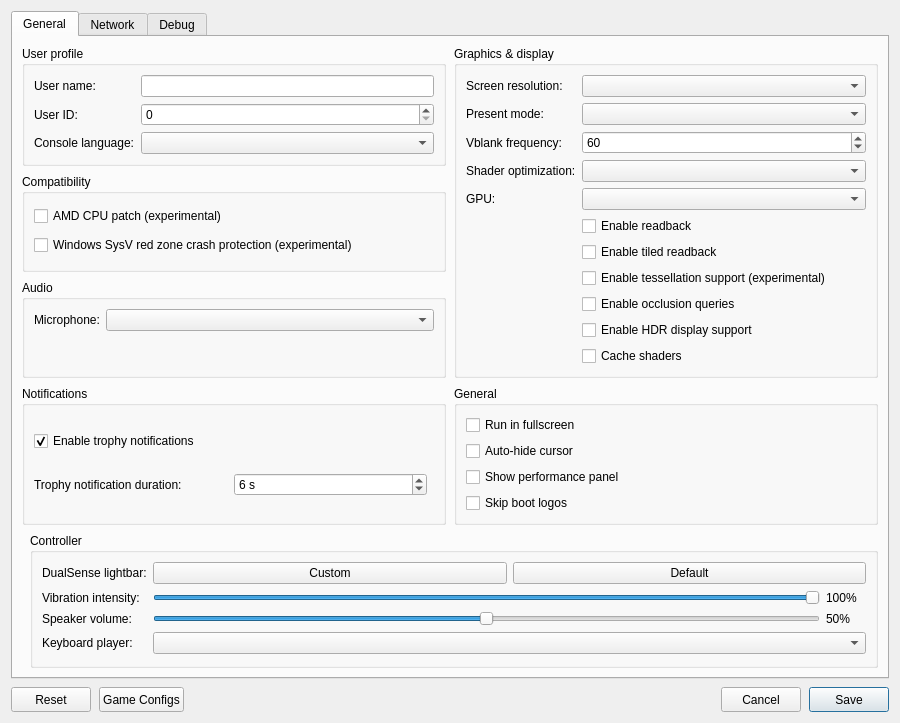
<?xml version="1.0" encoding="UTF-8"?>
<ui version="4.0">
 <class>ConfigurationEditDialog</class>
 <widget class="QDialog" name="ConfigurationEditDialog">
  <property name="geometry">
   <rect>
    <x>0</x>
    <y>0</y>
    <width>900</width>
    <height>620</height>
   </rect>
  </property>
  <property name="windowTitle">
   <string>Settings</string>
  </property>
  <property name="locale">
   <locale language="English" country="UnitedStates"/>
  </property>
  <layout class="QVBoxLayout" name="dialogLayout">
   <property name="spacing"><number>8</number></property>
   <item>
    <widget class="QTabWidget" name="settings_tabs">
     <property name="currentIndex"><number>0</number></property>
     <widget class="QWidget" name="settings_tab">
      <attribute name="title"><string>General</string></attribute>
      <layout class="QGridLayout" name="gridLayout">
       <property name="horizontalSpacing">
        <number>8</number>
       </property>
       <property name="verticalSpacing">
        <number>8</number>
       </property>
       <item row="0" column="0" colspan="2">
        <layout class="QGridLayout" name="sectionsLayout" columnstretch="1,1">
         <property name="horizontalSpacing">
          <number>8</number>
         </property>
         <property name="verticalSpacing">
          <number>8</number>
         </property>
         <item row="0" column="0">
          <widget class="QGroupBox" name="user_profile_group">
           <property name="title">
            <string>User profile</string>
           </property>
           <layout class="QFormLayout" name="userProfileLayout">
            <property name="fieldGrowthPolicy">
             <enum>QFormLayout::AllNonFixedFieldsGrow</enum>
            </property>
            <item row="0" column="0">
             <widget class="QLabel" name="label_user_name">
              <property name="text"><string>User name:</string></property>
             </widget>
            </item>
            <item row="0" column="1">
             <widget class="MandatoryLineEdit" name="lineEdit_user_name">
              <property name="toolTip"><string>Local user name exposed to games</string></property>
              <property name="clearButtonEnabled"><bool>true</bool></property>
             </widget>
            </item>
            <item row="1" column="0">
             <widget class="QLabel" name="label_user_id">
              <property name="text"><string>User ID:</string></property>
             </widget>
            </item>
            <item row="1" column="1">
             <widget class="QSpinBox" name="spinBox_user_id">
              <property name="toolTip"><string>Local user ID exposed to games</string></property>
             </widget>
            </item>
            <item row="2" column="0">
             <widget class="QLabel" name="label_console_language">
              <property name="text"><string>Console language:</string></property>
             </widget>
            </item>
            <item row="2" column="1">
             <widget class="QComboBox" name="comboBox_console_language">
              <property name="toolTip"><string>Language</string></property>
             </widget>
            </item>
           </layout>
          </widget>
         </item>
         <item row="2" column="0">
          <widget class="QGroupBox" name="audio_group">
           <property name="title"><string>Audio</string></property>
           <layout class="QFormLayout" name="audioLayout">
            <property name="fieldGrowthPolicy">
             <enum>QFormLayout::AllNonFixedFieldsGrow</enum>
            </property>
            <item row="0" column="0">
             <widget class="QLabel" name="label_audio_input_device">
              <property name="text"><string>Microphone:</string></property>
             </widget>
            </item>
            <item row="0" column="1">
             <widget class="QComboBox" name="comboBox_audio_input_device"/>
            </item>
           </layout>
          </widget>
         </item>
         <item row="0" column="1" rowspan="3">
          <widget class="QGroupBox" name="graphics_group">
           <property name="title">
            <string>Graphics &amp;&amp; display</string>
           </property>
           <layout class="QFormLayout" name="graphicsLayout">
            <property name="fieldGrowthPolicy">
             <enum>QFormLayout::AllNonFixedFieldsGrow</enum>
            </property>
            <item row="0" column="0">
             <widget class="QLabel" name="label_screen_resolution">
              <property name="text"><string>Screen resolution:</string></property>
             </widget>
            </item>
            <item row="0" column="1">
             <widget class="QComboBox" name="comboBox_screen_resolution">
              <property name="toolTip"><string>Window resolution</string></property>
             </widget>
            </item>
            <item row="1" column="0">
             <widget class="QLabel" name="label_present_mode">
              <property name="text"><string>Present mode:</string></property>
             </widget>
            </item>
            <item row="1" column="1">
             <widget class="QComboBox" name="comboBox_present_mode">
              <property name="toolTip"><string>Vulkan swapchain presentation mode</string></property>
             </widget>
            </item>
            <item row="2" column="0">
             <widget class="QLabel" name="label_vblank_frequency">
              <property name="text"><string>Vblank frequency:</string></property>
             </widget>
            </item>
            <item row="2" column="1">
             <widget class="QSpinBox" name="spinBox_vblank_frequency">
              <property name="toolTip"><string>Virtual display refresh rate used for frame pacing</string></property>
              <property name="minimum"><number>30</number></property>
              <property name="maximum"><number>360</number></property>
              <property name="value"><number>60</number></property>
             </widget>
            </item>
            <item row="3" column="0">
             <widget class="QLabel" name="label_shader_optimization">
              <property name="text"><string>Shader optimization:</string></property>
             </widget>
            </item>
            <item row="3" column="1">
             <widget class="QComboBox" name="comboBox_shader_optimization_type">
              <property name="toolTip"><string>Optimize shaders for code size or performance</string></property>
             </widget>
            </item>
            <item row="4" column="0">
             <widget class="QLabel" name="label_gpu">
              <property name="text"><string>GPU:</string></property>
             </widget>
            </item>
            <item row="4" column="1">
             <widget class="QComboBox" name="comboBox_gpu">
              <property name="toolTip"><string>Graphics device used by the emulator</string></property>
             </widget>
            </item>
            <item row="5" column="1">
             <widget class="QCheckBox" name="checkBox_readback">
              <property name="toolTip"><string>Read back writable linear images</string></property>
              <property name="text"><string>Enable readback</string></property>
             </widget>
            </item>
            <item row="6" column="1">
             <widget class="QCheckBox" name="checkBox_readback_tiled">
              <property name="toolTip"><string>Read back small writable tiled images</string></property>
              <property name="text"><string>Enable tiled readback</string></property>
             </widget>
            </item>
            <item row="7" column="1">
             <widget class="QCheckBox" name="checkBox_tessellation">
              <property name="toolTip"><string>Draw tessellated geometry. Disabled by default; unsupported tessellation may cause crashes.</string></property>
              <property name="text"><string>Enable tessellation support (experimental)</string></property>
             </widget>
            </item>
            <item row="8" column="1">
             <widget class="QCheckBox" name="checkBox_occlusion_queries">
              <property name="toolTip"><string>Count the samples of occlusion queries on the GPU, so hidden lights and objects stay hidden. Costs some performance.</string></property>
              <property name="text"><string>Enable occlusion queries</string></property>
             </widget>
            </item>
            <item row="9" column="1">
             <widget class="QCheckBox" name="checkBox_hdr">
              <property name="toolTip"><string>Enable HDR10 output for supported games. Requires HDR enabled on the host display.</string></property>
              <property name="text"><string>Enable HDR display support</string></property>
             </widget>
            </item>
            <item row="10" column="1">
             <widget class="QCheckBox" name="checkBox_shader_cache">
              <property name="toolTip"><string>Save compiled shaders and pipelines per game and load them at startup.</string></property>
              <property name="text"><string>Cache shaders</string></property>
             </widget>
            </item>
           </layout>
          </widget>
         </item>
         <item row="3" column="0">
          <widget class="QGroupBox" name="notifications_group">
           <property name="title"><string>Notifications</string></property>
           <layout class="QVBoxLayout" name="notificationsLayout">
            <item>
             <widget class="QCheckBox" name="checkBox_trophy_notifications">
              <property name="toolTip"><string>Show trophy unlock notifications and play their sound.
    To use your own sound, replace the emulator's assets/sounds/trophy-unlock.wav with a WAV file and restart the game.</string></property>
              <property name="text"><string>Enable trophy notifications</string></property>
              <property name="checked"><bool>true</bool></property>
             </widget>
            </item>
            <item>
             <layout class="QHBoxLayout" name="trophyDurationLayout">
              <item>
               <widget class="QLabel" name="label_trophy_duration">
                <property name="text"><string>Trophy notification duration:</string></property>
               </widget>
              </item>
              <item>
               <widget class="QSpinBox" name="spinBox_trophy_duration">
                <property name="toolTip"><string>How long each trophy unlock notification stays on screen.</string></property>
                <property name="suffix"><string> s</string></property>
                <property name="minimum"><number>5</number></property>
                <property name="maximum"><number>10</number></property>
                <property name="value"><number>6</number></property>
               </widget>
              </item>
              <item>
               <spacer name="trophyDurationSpacer">
                <property name="orientation"><enum>Qt::Horizontal</enum></property>
               </spacer>
              </item>
             </layout>
            </item>
           </layout>
          </widget>
         </item>
         <item row="3" column="1">
          <widget class="QGroupBox" name="general_group">
           <property name="title"><string>General</string></property>
           <layout class="QVBoxLayout" name="generalLayout">
            <item>
             <widget class="QCheckBox" name="checkBox_fullscreen">
              <property name="toolTip"><string>Run in borderless desktop fullscreen</string></property>
              <property name="text"><string>Run in fullscreen</string></property>
             </widget>
            </item>
            <item>
             <widget class="QCheckBox" name="checkBox_hide_cursor">
              <property name="toolTip"><string>Hide the host cursor after 2 seconds without mouse activity</string></property>
              <property name="text"><string>Auto-hide cursor</string></property>
             </widget>
            </item>
            <item>
             <widget class="QCheckBox" name="checkBox_perf_overlay">
              <property name="toolTip"><string>Show FPS, frame times, CPU/GPU usage, RAM and memory pressure in the game window. Press F2 (Cmd+P on macOS) to toggle it, and add Shift for the detailed view.</string></property>
              <property name="text"><string>Show performance panel</string></property>
             </widget>
            </item>
            <item>
             <widget class="QCheckBox" name="checkBox_skip_notice_screen">
              <property name="toolTip"><string>Skip startup logos and notices in supported games.</string></property>
              <property name="text"><string>Skip boot logos</string></property>
             </widget>
            </item>
           </layout>
          </widget>
         </item>
         <item row="1" column="0">
          <widget class="QGroupBox" name="compatibility_group">
           <property name="title">
            <string>Compatibility</string>
           </property>
           <layout class="QVBoxLayout" name="compatibilityLayout">
            <item>
             <widget class="QCheckBox" name="checkBox_amd_cpu">
              <property name="toolTip"><string>Patch CPU instructions that differ between AMD and the host CPU.</string></property>
              <property name="text"><string>AMD CPU patch (experimental)</string></property>
             </widget>
            </item>
            <item>
             <widget class="QCheckBox" name="checkBox_red_zone_protection">
              <property name="toolTip"><string>Helps prevent crashes in some games on Windows</string></property>
              <property name="text"><string>Windows SysV red zone crash protection (experimental)</string></property>
             </widget>
            </item>
           </layout>
          </widget>
         </item>
        </layout>
       </item>
       <item row="1" column="1">
        <widget class="QGroupBox" name="controller_group">
         <property name="title"><string>Controller</string></property>
         <layout class="QFormLayout" name="controllerLayout">
          <property name="fieldGrowthPolicy"><enum>QFormLayout::AllNonFixedFieldsGrow</enum></property>
          <item row="0" column="0">
           <widget class="QLabel" name="label_controller_color">
            <property name="text"><string>DualSense lightbar:</string></property>
           </widget>
          </item>
          <item row="0" column="1">
           <layout class="QHBoxLayout" name="controllerColorLayout">
            <item>
             <widget class="QPushButton" name="button_controller_color">
              <property name="toolTip"><string>Choose and preview a fixed LED color. Bluetooth DualSense may take several seconds to update.</string></property>
              <property name="text"><string>Custom</string></property>
             </widget>
            </item>
            <item>
             <widget class="QPushButton" name="button_controller_color_reset">
              <property name="toolTip"><string>Let the game control the lightbar</string></property>
              <property name="text"><string>Default</string></property>
             </widget>
            </item>
           </layout>
          </item>
          <item row="1" column="0">
           <widget class="QLabel" name="label_controller_vibration">
            <property name="text"><string>Vibration intensity:</string></property>
           </widget>
          </item>
          <item row="1" column="1">
           <layout class="QHBoxLayout" name="controllerVibrationLayout">
            <item>
             <widget class="QSlider" name="slider_controller_vibration">
              <property name="toolTip"><string>Scale DualSense vibration over USB and Bluetooth</string></property>
              <property name="maximum"><number>100</number></property>
              <property name="value"><number>100</number></property>
              <property name="orientation"><enum>Qt::Horizontal</enum></property>
             </widget>
            </item>
            <item>
             <widget class="QLabel" name="label_controller_vibration_value">
              <property name="minimumSize"><size><width>40</width><height>0</height></size></property>
              <property name="text"><string>100%</string></property>
             </widget>
            </item>
           </layout>
          </item>
          <item row="2" column="0">
           <widget class="QLabel" name="label_controller_volume">
            <property name="text"><string>Speaker volume:</string></property>
           </widget>
          </item>
          <item row="2" column="1">
           <layout class="QHBoxLayout" name="controllerVolumeLayout">
            <item>
             <widget class="QSlider" name="slider_controller_volume">
              <property name="toolTip"><string>Scale the DualSense speaker over USB and Bluetooth. 50% is the previous default; 100% adds 6 dB of gain.</string></property>
              <property name="maximum"><number>100</number></property>
              <property name="value"><number>50</number></property>
              <property name="orientation"><enum>Qt::Horizontal</enum></property>
             </widget>
            </item>
            <item>
             <widget class="QLabel" name="label_controller_volume_value">
              <property name="minimumSize"><size><width>40</width><height>0</height></size></property>
              <property name="text"><string>50%</string></property>
             </widget>
            </item>
           </layout>
          </item>
          <item row="3" column="0">
           <widget class="QLabel" name="label_keyboard_player">
            <property name="text"><string>Keyboard player:</string></property>
           </widget>
          </item>
          <item row="3" column="1">
           <widget class="QComboBox" name="comboBox_keyboard_player">
            <property name="toolTip"><string>Gamepads fill the remaining players in connection order. Every player uses the same input mapping.</string></property>
           </widget>
          </item>
         </layout>
        </widget>
       </item>
      </layout>
     </widget>
     <widget class="QWidget" name="network_tab">
      <attribute name="title"><string>Network</string></attribute>
      <layout class="QVBoxLayout" name="networkTabLayout">
       <item>
        <widget class="QCheckBox" name="checkBox_network_connected">
         <property name="toolTip"><string>Let games use your computer's local network connection.</string></property>
         <property name="text"><string>Enable network connection</string></property>
        </widget>
       </item>
       <item>
        <spacer name="networkSpacer">
         <property name="orientation"><enum>Qt::Vertical</enum></property>
         <property name="sizeHint" stdset="0"><size><width>20</width><height>40</height></size></property>
        </spacer>
       </item>
      </layout>
     </widget>
     <widget class="QWidget" name="debug_tab">
      <attribute name="title"><string>Debug</string></attribute>
      <layout class="QVBoxLayout" name="debugTabLayout">
       <item>
        <widget class="QGroupBox" name="debug_group">
         <property name="title">
          <string>Debugging &amp;&amp; logs</string>
         </property>
         <layout class="QGridLayout" name="debugLayout" columnstretch="0,1,0,1">
          <property name="horizontalSpacing"><number>8</number></property>
          <property name="verticalSpacing"><number>6</number></property>
          <item row="0" column="0" colspan="2">
           <widget class="QCheckBox" name="checkBox_vulkan_validation">
            <property name="toolTip"><string>Enable Vulkan validation layers</string></property>
            <property name="text"><string>Vulkan validation</string></property>
            <property name="checked"><bool>true</bool></property>
           </widget>
          </item>
          <item row="0" column="2" colspan="2">
           <widget class="QCheckBox" name="checkBox_shader_validation">
            <property name="toolTip"><string>Validate SPIR-V binary</string></property>
            <property name="text"><string>Shader validation</string></property>
            <property name="checked"><bool>true</bool></property>
           </widget>
          </item>
          <item row="1" column="0" colspan="2">
           <widget class="QCheckBox" name="checkBox_renderdoc_capture">
            <property name="toolTip"><string>Enable RenderDoc capture</string></property>
            <property name="text"><string>RenderDoc capture</string></property>
           </widget>
          </item>
          <item row="1" column="2" colspan="2">
           <widget class="QCheckBox" name="checkBox_cmd_dump">
            <property name="toolTip"><string>Dump command buffers</string></property>
            <property name="text"><string>Command buffer dump</string></property>
           </widget>
          </item>
          <item row="2" column="0">
           <widget class="QLabel" name="label_shader_log_direction">
            <property name="text"><string>Shader logging:</string></property>
           </widget>
          </item>
          <item row="2" column="1">
           <widget class="QComboBox" name="comboBox_shader_log_direction">
            <property name="toolTip"><string>Dump shaders to file or console window. If enabled may decrease emulator performance</string></property>
           </widget>
          </item>
          <item row="2" column="2">
           <widget class="QLabel" name="label_shader_log_folder">
            <property name="text"><string>Shader log folder:</string></property>
           </widget>
          </item>
          <item row="2" column="3">
           <widget class="MandatoryLineEdit" name="lineEdit_shader_log_folder">
            <property name="toolTip"><string>Specify directory to dump shaders</string></property>
            <property name="clearButtonEnabled"><bool>true</bool></property>
           </widget>
          </item>
          <item row="3" column="0">
           <widget class="QLabel" name="label_printf_direction">
            <property name="text"><string>Printf output:</string></property>
           </widget>
          </item>
          <item row="3" column="1">
           <widget class="QComboBox" name="comboBox_printf_direction">
            <property name="toolTip"><string>Print logs to file or console window. If enabled may decrease emulator performance</string></property>
           </widget>
          </item>
          <item row="3" column="2">
           <widget class="QLabel" name="label_printf_file">
            <property name="text"><string>Printf output file:</string></property>
           </widget>
          </item>
          <item row="3" column="3">
           <widget class="MandatoryLineEdit" name="lineEdit_printf_file">
            <property name="toolTip"><string>Specify file to dump logs</string></property>
            <property name="clearButtonEnabled"><bool>true</bool></property>
           </widget>
          </item>
          <item row="4" column="0">
           <widget class="QCheckBox" name="checkBox_profiler">
            <property name="toolTip"><string>Enable the Tracy profiler. Profiling may decrease emulator performance</string></property>
            <property name="text"><string>Tracy profiler</string></property>
           </widget>
          </item>
          <item row="4" column="2">
           <widget class="QLabel" name="label_cmd_dump_folder">
            <property name="text"><string>Command buffer folder:</string></property>
           </widget>
          </item>
          <item row="4" column="3">
           <widget class="MandatoryLineEdit" name="lineEdit_cmd_dump_folder">
            <property name="toolTip"><string>Specify directory to dump command buffers</string></property>
            <property name="clearButtonEnabled"><bool>true</bool></property>
           </widget>
          </item>
         </layout>
        </widget>
       </item>
       <item>
        <widget class="QGroupBox" name="rendering_compatibility_group">
         <property name="title"><string>Rendering compatibility</string></property>
         <layout class="QVBoxLayout" name="renderingCompatibilityLayout">
          <item>
           <widget class="QLabel" name="label_rendering_compatibility">
            <property name="text"><string>These settings may help with rendering bugs at a slight performance cost.</string></property>
            <property name="wordWrap"><bool>true</bool></property>
           </widget>
          </item>
          <item>
           <widget class="QCheckBox" name="checkBox_sync_raw_image_buffers">
            <property name="toolTip"><string>Can fix missing textures and incorrect transparency (Resident Evil 2).</string></property>
            <property name="text"><string>Accurate texture synchronization</string></property>
           </widget>
          </item>
         </layout>
        </widget>
       </item>
       <item>
        <spacer name="debugSpacer">
         <property name="orientation"><enum>Qt::Vertical</enum></property>
         <property name="sizeHint" stdset="0"><size><width>20</width><height>40</height></size></property>
        </spacer>
       </item>
      </layout>
     </widget>
    </widget>
   </item>
   <item>
    <layout class="QHBoxLayout" name="buttonLayout">
     <item>
     <widget class="QPushButton" name="clear_button">
       <property name="minimumSize"><size><width>80</width><height>25</height></size></property>
       <property name="text"><string>Reset</string></property>
       <property name="toolTip"><string>Restore default settings</string></property>
      </widget>
     </item>
     <item>
      <widget class="QPushButton" name="settings_button">
       <property name="minimumSize"><size><width>80</width><height>25</height></size></property>
       <property name="text"><string>Game Configs</string></property>
       <property name="toolTip"><string>Import or export game configs</string></property>
      </widget>
     </item>
     <item>
      <spacer name="buttonSpacer">
       <property name="orientation"><enum>Qt::Horizontal</enum></property>
       <property name="sizeHint" stdset="0"><size><width>40</width><height>20</height></size></property>
      </spacer>
     </item>
     <item>
      <widget class="QPushButton" name="cancel_button">
       <property name="minimumSize"><size><width>80</width><height>25</height></size></property>
       <property name="text"><string>Cancel</string></property>
      </widget>
     </item>
     <item>
      <widget class="QPushButton" name="ok_button">
       <property name="minimumSize"><size><width>80</width><height>25</height></size></property>
       <property name="text"><string>Save</string></property>
       <property name="default"><bool>true</bool></property>
      </widget>
     </item>
    </layout>
   </item>
  </layout>
 </widget>
 <customwidgets>
  <customwidget>
   <class>MandatoryLineEdit</class>
   <extends>QLineEdit</extends>
   <header>mandatoryLineEdit.h</header>
  </customwidget>
 </customwidgets>
 <resources/>
</ui>
